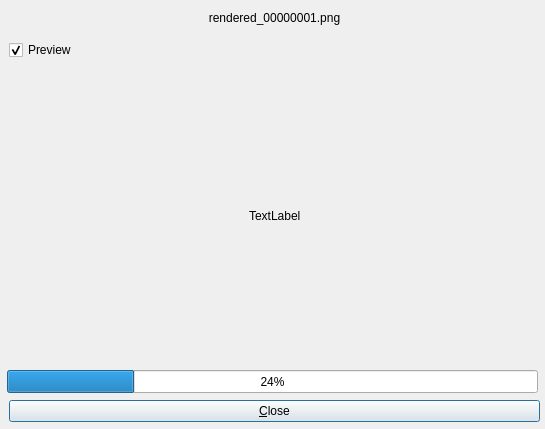
<?xml version="1.0" encoding="UTF-8"?>
<ui version="4.0">
 <class>uiDialogRenderPreview</class>
 <widget class="QDialog" name="uiDialogRenderPreview">
  <property name="geometry">
   <rect>
    <x>0</x>
    <y>0</y>
    <width>545</width>
    <height>429</height>
   </rect>
  </property>
  <property name="sizePolicy">
   <sizepolicy hsizetype="Preferred" vsizetype="Preferred">
    <horstretch>0</horstretch>
    <verstretch>0</verstretch>
   </sizepolicy>
  </property>
  <property name="windowTitle">
   <string>Dialog</string>
  </property>
  <widget class="QLabel" name="m_pLabelFileName">
   <property name="geometry">
    <rect>
     <x>9</x>
     <y>10</y>
     <width>531</width>
     <height>16</height>
    </rect>
   </property>
   <property name="text">
    <string>rendered_00000001.png</string>
   </property>
   <property name="alignment">
    <set>Qt::AlignCenter</set>
   </property>
  </widget>
  <widget class="QCheckBox" name="checkBox1">
   <property name="geometry">
    <rect>
     <x>9</x>
     <y>40</y>
     <width>531</width>
     <height>20</height>
    </rect>
   </property>
   <property name="text">
    <string>Preview</string>
   </property>
   <property name="checked">
    <bool>true</bool>
   </property>
  </widget>
  <widget class="QPushButton" name="buttonCancel">
   <property name="geometry">
    <rect>
     <x>9</x>
     <y>400</y>
     <width>531</width>
     <height>22</height>
    </rect>
   </property>
   <property name="text">
    <string>&amp;Close</string>
   </property>
  </widget>
  <widget class="QWidget" name="horizontalLayoutWidget">
   <property name="geometry">
    <rect>
     <x>9</x>
     <y>70</y>
     <width>531</width>
     <height>291</height>
    </rect>
   </property>
   <layout class="QHBoxLayout" name="horizontalLayout">
    <item>
     <spacer name="horizontalSpacer">
      <property name="orientation">
       <enum>Qt::Horizontal</enum>
      </property>
      <property name="sizeHint" stdset="0">
       <size>
        <width>40</width>
        <height>20</height>
       </size>
      </property>
     </spacer>
    </item>
    <item>
     <widget class="QLabel" name="m_pLabelPreview">
      <property name="sizePolicy">
       <sizepolicy hsizetype="Preferred" vsizetype="Preferred">
        <horstretch>0</horstretch>
        <verstretch>0</verstretch>
       </sizepolicy>
      </property>
      <property name="autoFillBackground">
       <bool>true</bool>
      </property>
      <property name="text">
       <string>TextLabel</string>
      </property>
     </widget>
    </item>
    <item>
     <spacer name="horizontalSpacer_2">
      <property name="orientation">
       <enum>Qt::Horizontal</enum>
      </property>
      <property name="sizeHint" stdset="0">
       <size>
        <width>40</width>
        <height>20</height>
       </size>
      </property>
     </spacer>
    </item>
   </layout>
  </widget>
  <widget class="QProgressBar" name="m_pProgress">
   <property name="geometry">
    <rect>
     <x>7</x>
     <y>370</y>
     <width>531</width>
     <height>23</height>
    </rect>
   </property>
   <property name="value">
    <number>24</number>
   </property>
  </widget>
 </widget>
 <resources/>
 <connections/>
</ui>
